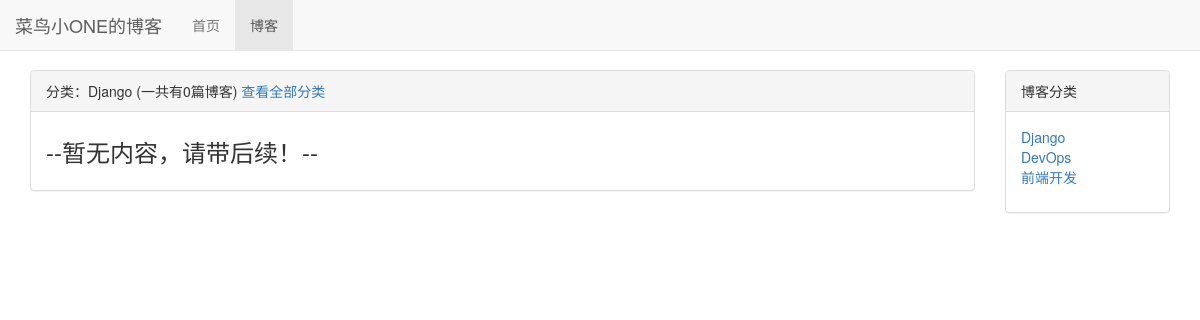
The page /blog/type/1 on the database as committed earlier.
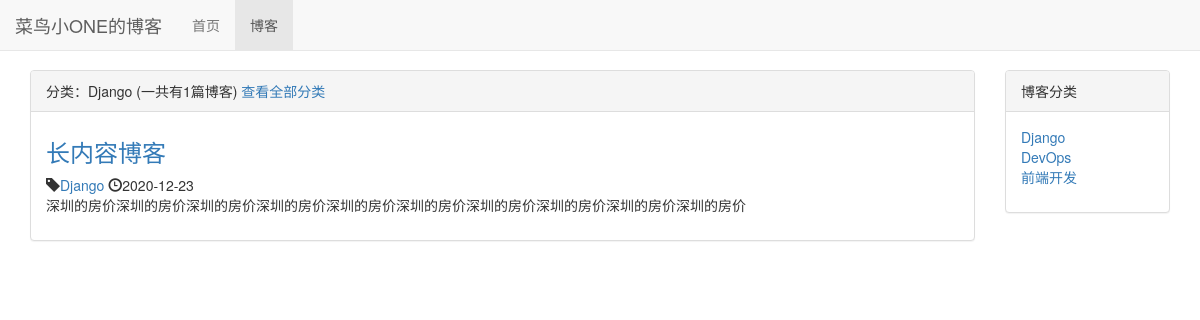
The same page on the database as committed later.
### blog/models.py (models this page shows, shortened)
class BlogType(models.Model):
    type_name = models.CharField(max_length=15)
    def __str__(self):
        return self.type_name

class Blog(models.Model):
    title = models.CharField(max_length=50)
    blog_type = models.ForeignKey(BlogType,on_delete=models.DO_NOTHING)
    content = models.TextField()
    author = models.ForeignKey(User,on_delete=models.DO_NOTHING)
    created_time = models.DateTimeField(auto_now_add=True)
    last_updated_time = models.DateTimeField(auto_now=True)

### blog/views.py (the view)
# urls.py: path('type/<int:blog_type_pk>', views.blogs_with_type, name='blogs_with_type'),
def blogs_with_type(request, blog_type_pk):
    context = {}
    blog_type = get_object_or_404(BlogType,pk=blog_type_pk)
    context['blog_type']  = blog_type
    context['blogs'] = Blog.objects.filter(blog_type=blog_type)
    context['blog_types'] = BlogType.objects.all()
    return render_to_response('blog/blogs_with_type.html',context)

### blog/templates/blog/blogs_with_type.html (shortened to what this page needs)
{% extends 'blog/blog_list.html' %}
{% block blog_list_title %}
    分类：{{ blog_type.type_name }}
    (一共有{{ blogs|length }}篇博客)
    <a href="{% url 'blog_list' %}">查看全部分类</a>
{% endblock %}

### blog/templates/blog/blog_list.html (shortened to what this page needs)
{% extends 'base.html' %}
{% block nav_blog_active %}active{% endblock %}
{% load staticfiles %}
{% block header_extends %}
    <link rel="stylesheet" href="{% static 'blog/blog.css' %}">
{% endblock %}
{% block content %}
    <div class="container">
        <div class="row">
            <div class="col-xs-12 col-sm-8 col-md-9 col-lg-10">
                <div class="panel panel-default">
                    <div class="panel-heading">{% block blog_list_title %}博客列表（一共有{{ blogs|length }}篇博客）{% endblock %}</div>
                    <div class="panel-body">
                        {% for blog in blogs %}
                             <div class="blog">
                                 <h3><a href="{% url 'blog_detail' blog.pk %}">{{ blog.title }}</a></h3>
                                 <p class="blog-info">
                                     <span class="glyphicon glyphicon-tag"></span><a href="{% url 'blogs_with_type' blog.blog_type.pk %}">{{ blog.blog_type }}</a>
                                     <span class="glyphicon glyphicon-time" aria-hidden="true"></span>{{ blog.created_time|date:"Y-m-d" }}
                                 </p>
                                 <p>{{ blog.content|truncatechars:50 }}</p>
                             </div>
                        {% empty %}
                             <div class="blog">
                                <h3>--暂无内容，请带后续！--</h3>
                             </div>
                        {% endfor %}
                    </div>
                </div>
            </div>
            <div class="hidden-xs col-sm-4 col-md-3 col-lg-2">
                <div class="panel panel-default">
                    <div class="panel-heading">
                        博客分类
                    </div>
                    <div class="panel-body">
                        <ul class="blog-types">
                            {% for blog_type in blog_types %}
                                <li>
                                    <a href="{% url 'blogs_with_type' blog_type.pk %}">{{ blog_type.type_name }}</a>
                                </li>
                            {% empty %}
                                <li>暂无分类</li>
                            {% endfor %}
                        </ul>
                    </div>
                </div>
            </div>
        </div>
    </div>
{% endblock %}

Rows that differ between the two databases and show on the page:
now on this page (row edited): Blog: title "长内容博客", blog_type "Django", created_time "2020-12-23", content "深圳的房价深圳的房价深圳的房价深圳的房价深圳的房价深圳的房价深圳的房价深圳的房价深圳的房价深圳的房价"
Other text that changed with them:
{{ blogs|length }}: "0" → "1"
text no longer shown: "--暂无内容，请带后续！--"
